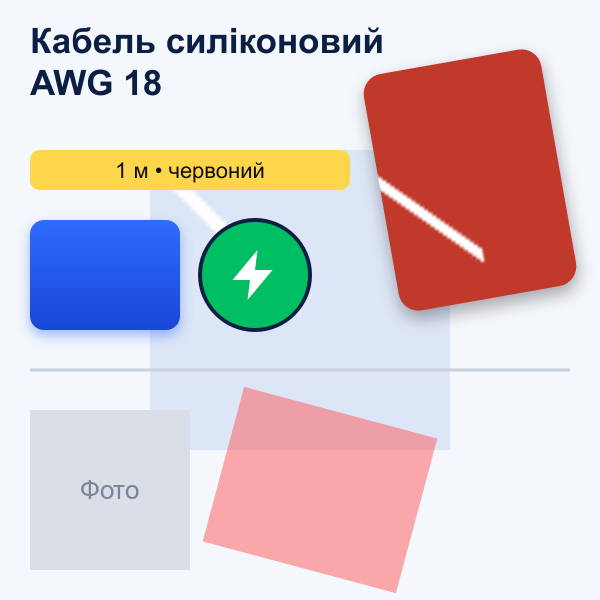
#> input picture tests/golden/card_basic.png, 600 x 600 px
$ python -i background.py   (imports and definitions only)
#> lines starting #> are read from the running program, lines starting #| are printed output that depends on the picture
"""Прибирання білого фону з фото товару.

Прозорим стає лише білий фон, з'єднаний із краєм картинки: білі деталі
всередині товару (бирка, наклейка, білий провід усередині бухти) лишаються.

Пошук з'єднаної області — морфологічна реконструкція (розширення маски
в межах «білих» пікселів, поки вона росте). Щоб це було швидко, основна
робота йде на зменшеній копії (а там — від ще меншої до більшої, _connected),
а край уточнюється на повному розмірі.
"""
from __future__ import annotations

from PIL import Image, ImageChops, ImageFilter
from PySide6.QtGui import QImage

WORK_SIDE = 320  # розмір зменшеної копії для пошуку фону
EDGE_PASSES = 4  # уточнення краю на повному розмірі
COARSE_SIDE = 80  # найменший рівень пошуку в _connected


def qimage_to_pil(image: QImage) -> Image.Image:
    image = image.convertToFormat(QImage.Format.Format_RGBA8888)
    return Image.frombuffer("RGBA", (image.width(), image.height()), bytes(image.constBits()),
                            "raw", "RGBA", image.bytesPerLine(), 1).copy()


def pil_to_qimage(image: Image.Image) -> QImage:
    data = image.convert("RGBA").tobytes()
    return QImage(data, image.width, image.height, image.width * 4, QImage.Format.Format_RGBA8888).copy()


# [62 lines left out: functions white_mask, _grow, _border_seed, _shrink, _connected, background_mask, not called in this run]


def remove_white_background(image: QImage, tolerance: int = 20) -> QImage:
    pil = qimage_to_pil(image)
    background = background_mask(pil, tolerance).filter(ImageFilter.GaussianBlur(0.8))
    alpha = ImageChops.multiply(pil.getchannel("A"), ImageChops.invert(background))
    pil.putalpha(alpha)
    return pil_to_qimage(pil)

>>> import cv2
>>> picture = cv2.imread('../../tests/golden/card_basic.png', cv2.IMREAD_GRAYSCALE)
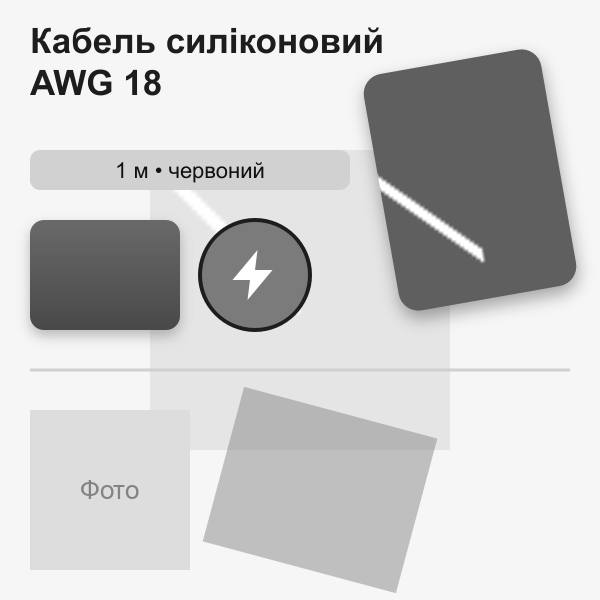
#> picture: shape (600, 600); min 17, max 255, mean 203
>>> result = remove_white_background(picture)
#> (the run stopped early here; a loop or call above may not have finished)

$ run again, on tests/golden/table_spec.png
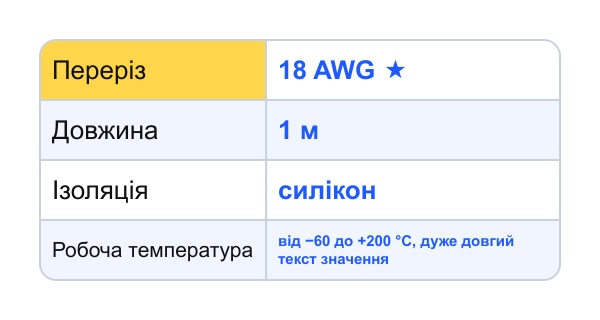
#> input picture tests/golden/table_spec.png, 600 x 320 px
#> `picture = cv2.imread('../../tests/golden/card_basic.png', cv2.IMREAD_G..`:
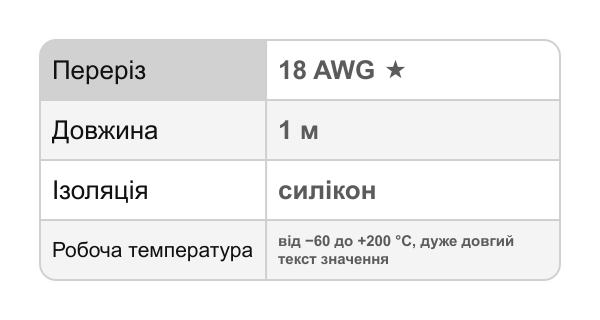
#> picture: shape (320, 600); min 17, max 255, mean 241.1
